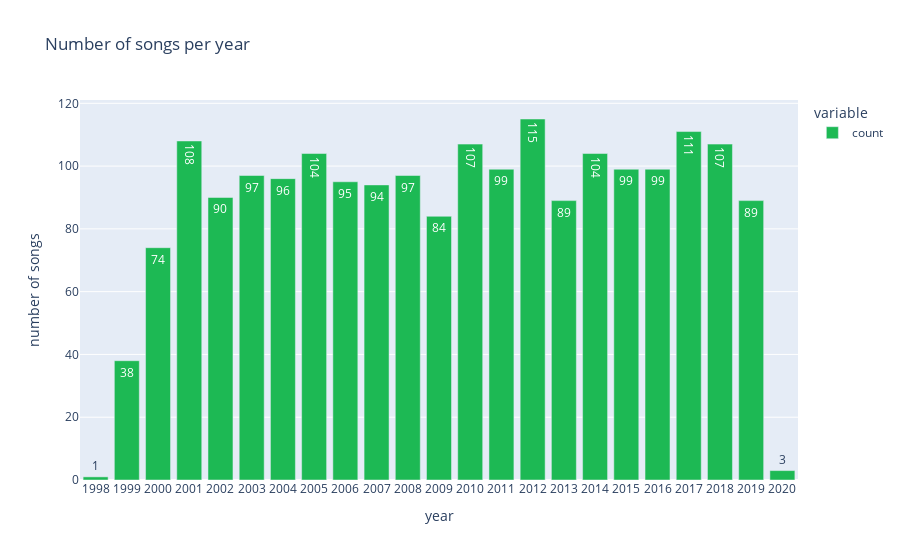

Notebook code for this chart:
### Code cell
#Number of Songs per Year
songs_per_years = data['year'].value_counts().sort_index()

iplot(px.bar(songs_per_years, 
       title='Number of songs per year', 
       text_auto=True,
       labels=dict(index='year',value='number of songs'),
       color_discrete_sequence=['#1DB954']
      ).update_xaxes(type='category'))

### Figure 1 — Plotly figure (JSON) as saved in the notebook; plotly's stock layout.template omitted (floating-point values rounded to 4 significant figures)
{"data": [{"alignmentgroup": "True", "hovertemplate": "variable=count<br>year=%{x}<br>number of songs=%{y}<extra></extra>", "legendgroup": "count", "marker": {"color": "#1DB954", "pattern": {"shape": ""}}, "name": "count", "offsetgroup": "count", "orientation": "v", "showlegend": true, "textposition": "auto", "texttemplate": "%{y}", "type": "bar", "x": [1998, 1999, 2000, 2001, 2002, 2003, 2004, 2005, 2006, 2007, 2008, 2009, 2010, 2011, 2012, 2013, 2014, 2015, 2016, 2017, 2018, 2019, 2020], "xaxis": "x", "y": [1, 38, 74, 108, 90, 97, 96, 104, 95, 94, 97, 84, 107, 99, 115, 89, 104, 99, 99, 111, 107, 89, 3], "yaxis": "y"}], "layout": {"barmode": "relative", "legend": {"title": {"text": "variable"}, "tracegroupgap": 0}, "title": {"text": "Number of songs per year"}, "xaxis": {"anchor": "y", "domain": [0, 1], "title": {"text": "year"}, "type": "category"}, "yaxis": {"anchor": "x", "domain": [0, 1], "title": {"text": "number of songs"}}}}
